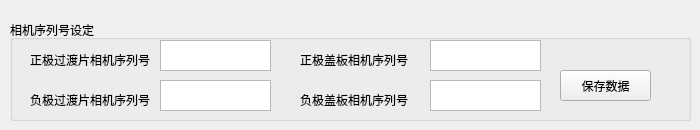
    <widget class="QWidget" name="tCamPara">
     <attribute name="title">
      <string>相机设定</string>
     </attribute>
     <widget class="QGroupBox" name="groupBox">
      <property name="geometry">
       <rect>
        <x>10</x>
        <y>20</y>
        <width>681</width>
        <height>101</height>
       </rect>
      </property>
      <property name="title">
       <string>相机序列号设定</string>
      </property>
      <widget class="QLabel" name="label_41">
       <property name="geometry">
        <rect>
         <x>20</x>
         <y>30</y>
         <width>121</width>
         <height>20</height>
        </rect>
       </property>
       <property name="text">
        <string>正极过渡片相机序列号</string>
       </property>
      </widget>
      <widget class="QTextEdit" name="tPsheetSn">
       <property name="enabled">
        <bool>true</bool>
       </property>
       <property name="geometry">
        <rect>
         <x>150</x>
         <y>20</y>
         <width>111</width>
         <height>31</height>
        </rect>
       </property>
       <property name="readOnly">
        <bool>false</bool>
       </property>
      </widget>
      <widget class="QTextEdit" name="tNsheetSn">
       <property name="enabled">
        <bool>true</bool>
       </property>
       <property name="geometry">
        <rect>
         <x>150</x>
         <y>60</y>
         <width>111</width>
         <height>31</height>
        </rect>
       </property>
       <property name="readOnly">
        <bool>false</bool>
       </property>
      </widget>
      <widget class="QLabel" name="label_42">
       <property name="geometry">
        <rect>
         <x>20</x>
         <y>70</y>
         <width>121</width>
         <height>20</height>
        </rect>
       </property>
       <property name="text">
        <string>负极过渡片相机序列号</string>
       </property>
      </widget>
      <widget class="QLabel" name="label_43">
       <property name="geometry">
        <rect>
         <x>290</x>
         <y>30</y>
         <width>121</width>
         <height>20</height>
        </rect>
       </property>
       <property name="text">
        <string>正极盖板相机序列号</string>
       </property>
      </widget>
      <widget class="QLabel" name="label_44">
       <property name="geometry">
        <rect>
         <x>290</x>
         <y>70</y>
         <width>121</width>
         <height>20</height>
        </rect>
       </property>
       <property name="text">
        <string>负极盖板相机序列号</string>
       </property>
      </widget>
      <widget class="QTextEdit" name="tNplateSn">
       <property name="enabled">
        <bool>true</bool>
       </property>
       <property name="geometry">
        <rect>
         <x>420</x>
         <y>60</y>
         <width>111</width>
         <height>31</height>
        </rect>
       </property>
       <property name="readOnly">
        <bool>false</bool>
       </property>
      </widget>
      <widget class="QTextEdit" name="tPplateSn">
       <property name="enabled">
        <bool>true</bool>
       </property>
       <property name="geometry">
        <rect>
         <x>420</x>
         <y>20</y>
         <width>111</width>
         <height>31</height>
        </rect>
       </property>
       <property name="readOnly">
        <bool>false</bool>
       </property>
      </widget>
      <widget class="QPushButton" name="bSnSave">
       <property name="geometry">
        <rect>
         <x>550</x>
         <y>50</y>
         <width>91</width>
         <height>31</height>
        </rect>
       </property>
       <property name="text">
        <string>保存数据</string>
       </property>
      </widget>
     </widget>
    </widget>
